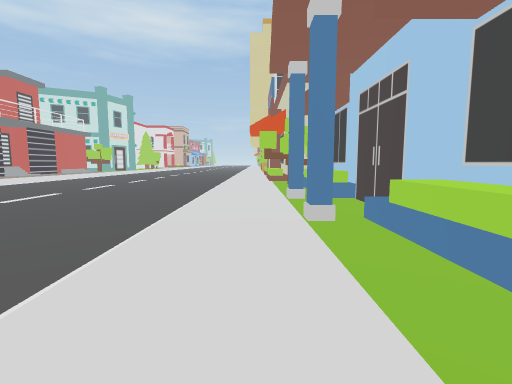
view 1 (above)

19 first-person views from a walk through a Unity game level. The camera is 1.2 m above the floor, tilts 6° down and sees 85° across. The floor is counted in squares, 2 m on a side. Each view is taken from the middle of a square. On the plan, view 1 faces up. The plan holds only what a view shows up to about 9 squares ahead; the rest is blank. The place goes on beyond the plan.

view 2
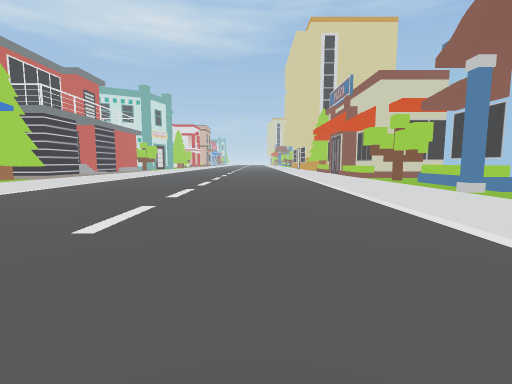

view 3
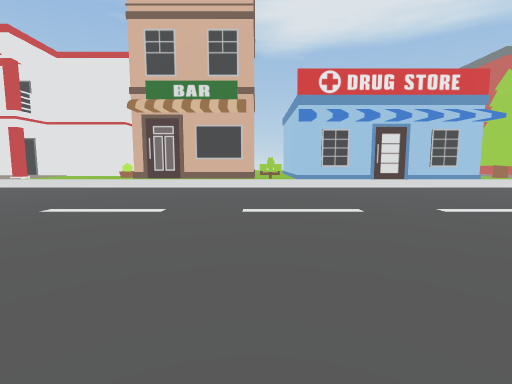

view 4
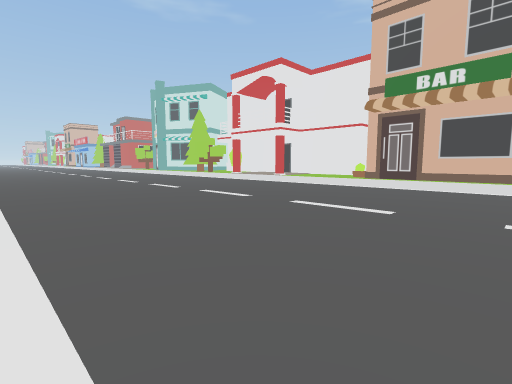

view 5
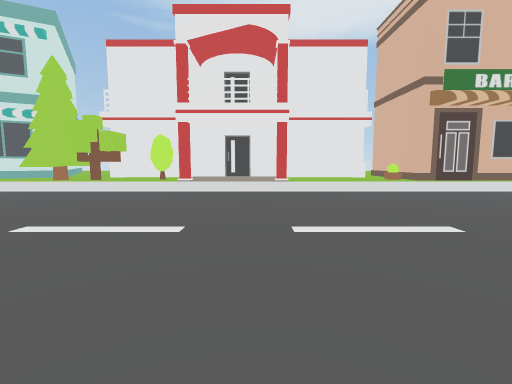

view 6
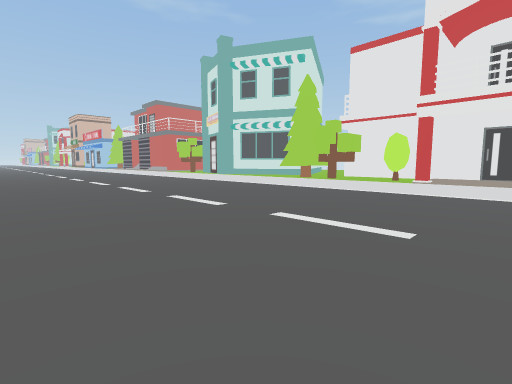

view 7
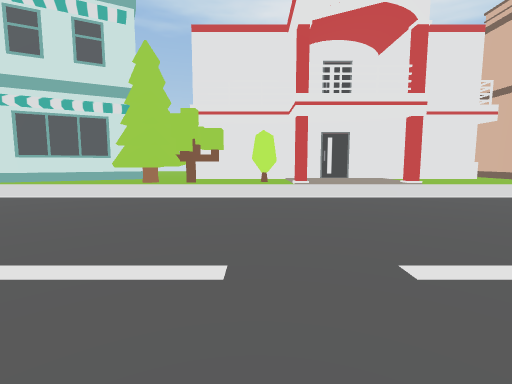

view 8
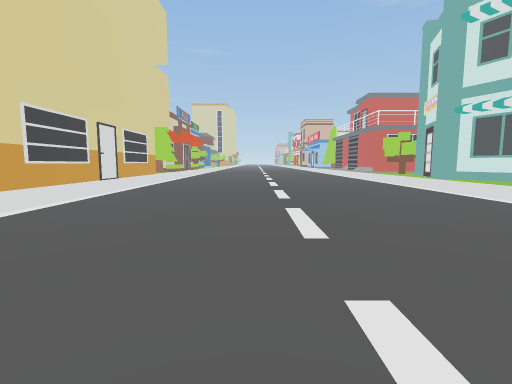

view 9
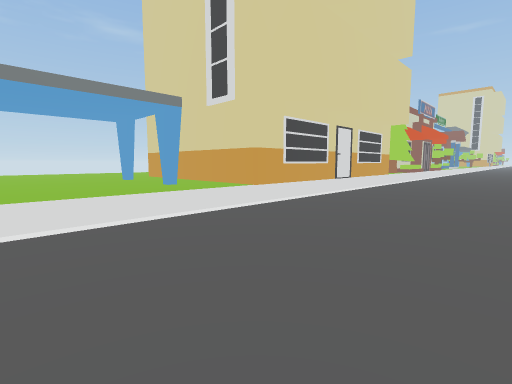

view 10
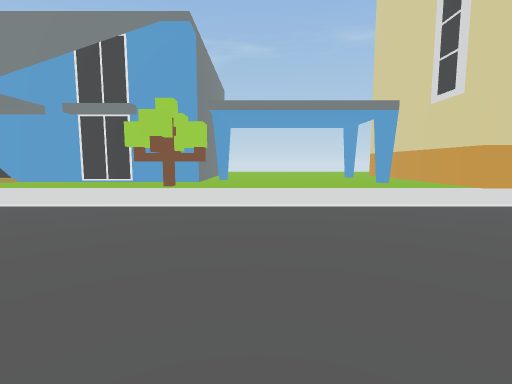

view 11
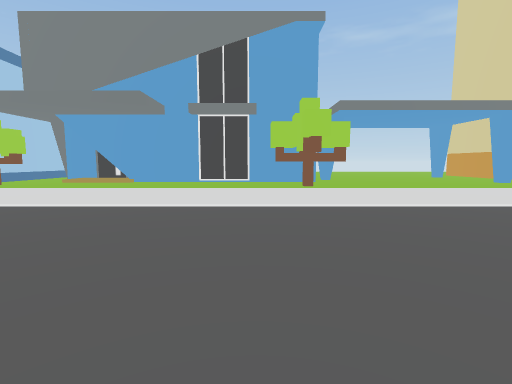

view 12
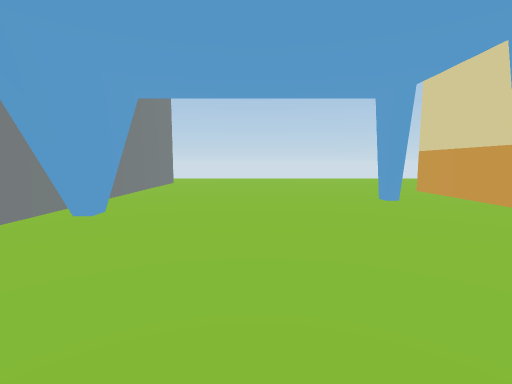

view 13
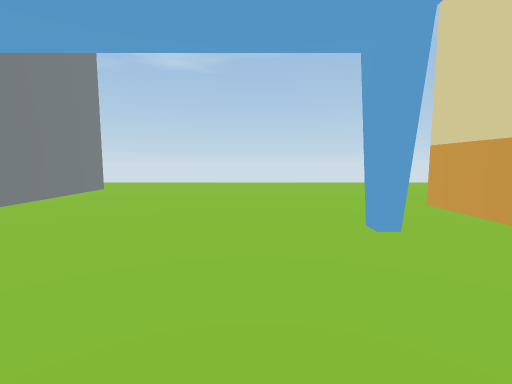

view 14
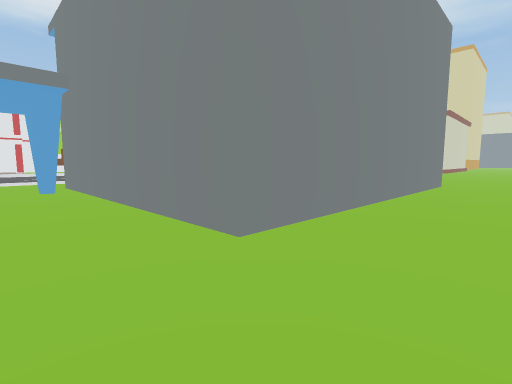

view 15
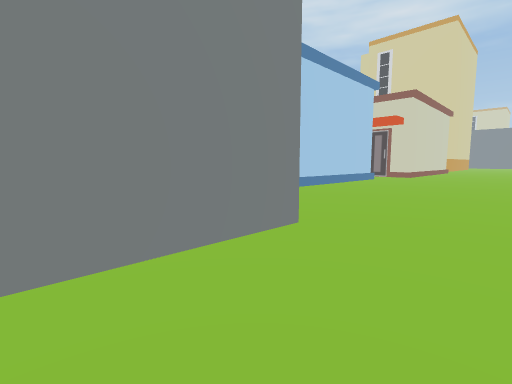

view 16
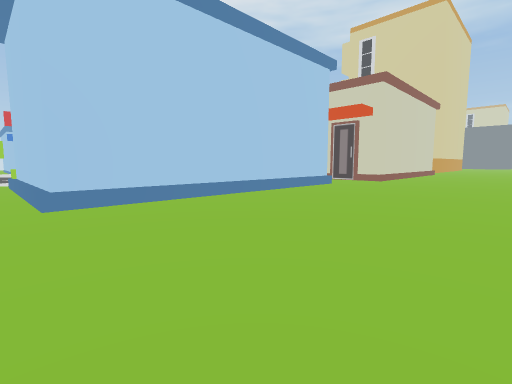

view 17
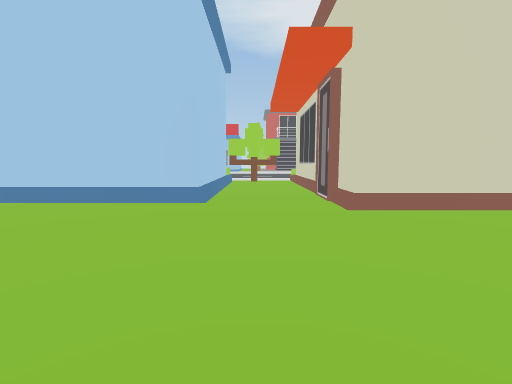

view 18
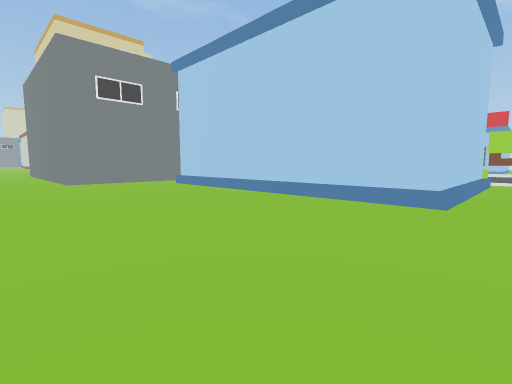

view 19
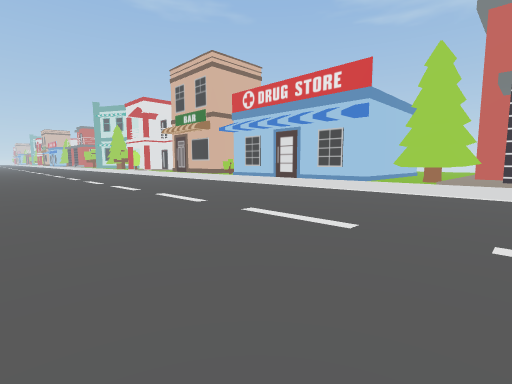

### Floor plan
Key: @ floor where view 1 was taken; # wall or solid block; . main floor; - floor 0.25 m lower than the main floor; / step, stairs or slope; B building; T tree; O other object.
Columns run from 12 left of view 1 to 10 right of it. Each row starts with its distance up from view 1.
 10   #./------  BBBBBB...
  9  TT./------//////......
  8 .TT./------/.T.........
  7 ..../------///BBBB/....
  6 ###./------///B  B/....
  5   #./------/.BB  B/....
  4   #./------/..B  B/....
  3   #./------/.BB  B/....
  2   #./------///B  B/....
  1   ../------/./BBBB/....
  0   T./------/@T.........
 -1   #./------/../#  ###..
 -2   #./------/../#    #..
 -3 ###./------/../#    #..
 -4  .O./------/...#    #..
 -5 #.../------/...#    #..
 -6 #.../------/...#    #..
 -7 #.#./------/.T.######..
 -8 #.../------/.T.##......
 -9 #.../------/...........
-10 #.#./------/...........
-11 #.O./------/...........
-12 #.T./------/..#.#......
-13 #TT./------/...........
-14 .TT./------/.BBBBBB....
-15 B.../------/.B      ..
-16  B../------/.B
-17  B///------/.B
-18   B./------/.B

Positions as (right, up) in squares from view 1, and headings:
1: (0, 0), facing up
2: (-3, 0), facing up
3: (-1, 0), facing left
4: (-1, 0), facing down-left
5: (-2, -8), facing left
6: (-2, -8), facing down-left
7: (-3, -11), facing left
8: (-4, -9), facing down
9: (-4, -9), facing down-right
10: (-5, -9), facing right
11: (-5, -6), facing right
12: (0, -10), facing right
13: (2, -11), facing right
14: (10, -9), facing up-left
15: (10, -3), facing up-left
16: (10, 0), facing up-left
17: (10, 8), facing left
18: (10, 8), facing down-left
19: (-2, 10), facing down-left
